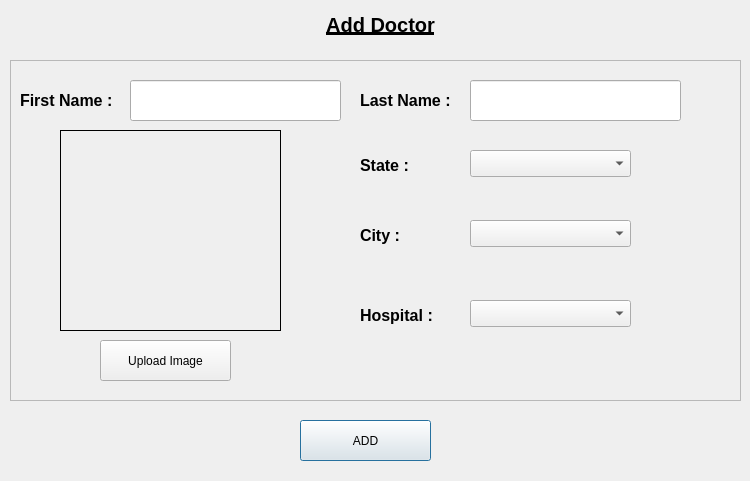
<?xml version="1.0" encoding="UTF-8"?>
<ui version="4.0">
 <class>addDoctor</class>
 <widget class="QDialog" name="addDoctor">
  <property name="geometry">
   <rect>
    <x>0</x>
    <y>0</y>
    <width>750</width>
    <height>481</height>
   </rect>
  </property>
  <property name="windowTitle">
   <string/>
  </property>
  <widget class="QLabel" name="title">
   <property name="geometry">
    <rect>
     <x>250</x>
     <y>0</y>
     <width>261</width>
     <height>51</height>
    </rect>
   </property>
   <property name="text">
    <string>&lt;html&gt;&lt;head/&gt;&lt;body&gt;&lt;p align=&quot;center&quot;&gt;&lt;span style=&quot; font-size:15pt; font-weight:600; text-decoration: underline;&quot;&gt;Add Doctor&lt;/span&gt;&lt;/p&gt;&lt;/body&gt;&lt;/html&gt;</string>
   </property>
  </widget>
  <widget class="QPushButton" name="addButton">
   <property name="geometry">
    <rect>
     <x>300</x>
     <y>420</y>
     <width>131</width>
     <height>41</height>
    </rect>
   </property>
   <property name="text">
    <string>ADD</string>
   </property>
  </widget>
  <widget class="QFrame" name="frame">
   <property name="geometry">
    <rect>
     <x>10</x>
     <y>60</y>
     <width>731</width>
     <height>341</height>
    </rect>
   </property>
   <property name="styleSheet">
    <string notr="true"/>
   </property>
   <property name="frameShape">
    <enum>QFrame::StyledPanel</enum>
   </property>
   <property name="frameShadow">
    <enum>QFrame::Raised</enum>
   </property>
   <widget class="QLabel" name="firstNameLabel">
    <property name="geometry">
     <rect>
      <x>10</x>
      <y>20</y>
      <width>121</width>
      <height>41</height>
     </rect>
    </property>
    <property name="text">
     <string>&lt;html&gt;&lt;head/&gt;&lt;body&gt;&lt;p&gt;&lt;span style=&quot; font-size:12pt; font-weight:600;&quot;&gt;First Name : &lt;/span&gt;&lt;/p&gt;&lt;/body&gt;&lt;/html&gt;</string>
    </property>
   </widget>
   <widget class="QLineEdit" name="firstName">
    <property name="geometry">
     <rect>
      <x>120</x>
      <y>20</y>
      <width>211</width>
      <height>41</height>
     </rect>
    </property>
   </widget>
   <widget class="QPushButton" name="uploadImage">
    <property name="geometry">
     <rect>
      <x>90</x>
      <y>280</y>
      <width>131</width>
      <height>41</height>
     </rect>
    </property>
    <property name="text">
     <string>Upload Image</string>
    </property>
   </widget>
   <widget class="QWidget" name="widget" native="true">
    <property name="geometry">
     <rect>
      <x>50</x>
      <y>70</y>
      <width>221</width>
      <height>201</height>
     </rect>
    </property>
    <property name="autoFillBackground">
     <bool>false</bool>
    </property>
    <property name="styleSheet">
     <string notr="true">image: url(:/doctor_icon.png);
border-style:solid;
border-width:1px;
border-color: rgb(0, 0, 0);</string>
    </property>
   </widget>
   <widget class="QLabel" name="lastNameLabel">
    <property name="geometry">
     <rect>
      <x>350</x>
      <y>20</y>
      <width>111</width>
      <height>41</height>
     </rect>
    </property>
    <property name="text">
     <string>&lt;html&gt;&lt;head/&gt;&lt;body&gt;&lt;p&gt;&lt;span style=&quot; font-size:12pt; font-weight:600;&quot;&gt;Last Name : &lt;/span&gt;&lt;/p&gt;&lt;/body&gt;&lt;/html&gt;</string>
    </property>
   </widget>
   <widget class="QLineEdit" name="lastName">
    <property name="geometry">
     <rect>
      <x>460</x>
      <y>20</y>
      <width>211</width>
      <height>41</height>
     </rect>
    </property>
   </widget>
   <widget class="QLabel" name="stateLabel">
    <property name="geometry">
     <rect>
      <x>350</x>
      <y>90</y>
      <width>111</width>
      <height>31</height>
     </rect>
    </property>
    <property name="text">
     <string>&lt;html&gt;&lt;head/&gt;&lt;body&gt;&lt;p&gt;&lt;span style=&quot; font-size:12pt; font-weight:600;&quot;&gt;State : &lt;/span&gt;&lt;/p&gt;&lt;/body&gt;&lt;/html&gt;</string>
    </property>
   </widget>
   <widget class="QLabel" name="cityLabel">
    <property name="geometry">
     <rect>
      <x>350</x>
      <y>160</y>
      <width>111</width>
      <height>31</height>
     </rect>
    </property>
    <property name="text">
     <string>&lt;html&gt;&lt;head/&gt;&lt;body&gt;&lt;p&gt;&lt;span style=&quot; font-size:12pt; font-weight:600;&quot;&gt;City : &lt;/span&gt;&lt;/p&gt;&lt;/body&gt;&lt;/html&gt;</string>
    </property>
   </widget>
   <widget class="QLabel" name="hospitalLabel">
    <property name="geometry">
     <rect>
      <x>350</x>
      <y>240</y>
      <width>111</width>
      <height>31</height>
     </rect>
    </property>
    <property name="text">
     <string>&lt;html&gt;&lt;head/&gt;&lt;body&gt;&lt;p&gt;&lt;span style=&quot; font-size:12pt; font-weight:600;&quot;&gt;Hospital : &lt;/span&gt;&lt;/p&gt;&lt;/body&gt;&lt;/html&gt;</string>
    </property>
   </widget>
   <widget class="QComboBox" name="stateComboBox">
    <property name="geometry">
     <rect>
      <x>460</x>
      <y>90</y>
      <width>161</width>
      <height>27</height>
     </rect>
    </property>
   </widget>
   <widget class="QComboBox" name="cityComboBox">
    <property name="geometry">
     <rect>
      <x>460</x>
      <y>160</y>
      <width>161</width>
      <height>27</height>
     </rect>
    </property>
   </widget>
   <widget class="QComboBox" name="hospitalComboBox">
    <property name="geometry">
     <rect>
      <x>460</x>
      <y>240</y>
      <width>161</width>
      <height>27</height>
     </rect>
    </property>
   </widget>
  </widget>
 </widget>
 <resources>
  <include location="../../../../Images/img.qrc"/>
 </resources>
 <connections/>
</ui>
